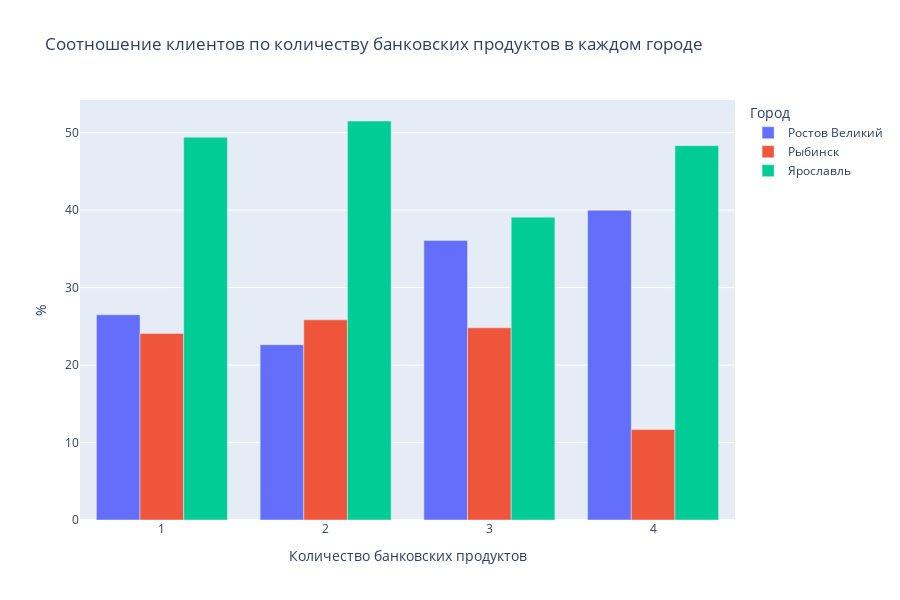

Here is the notebook cell this chart was saved with:
### Code cell
# построим столбчатую диаграмму

fig = px.bar(count_client_products_city,
             x='products',
             y='share',
             title='Соотношение клиентов по количеству банковских продуктов в каждом городе',
             color='city',
             height=600,
             width=900,
             labels={'products':'Количество банковских продуктов', 'share':'%', 'city':'Город' },
             barmode = 'group')

fig.show()

### Figure 1 — Plotly figure (JSON) as saved in the notebook; plotly's stock layout.template omitted (floating-point values rounded to 4 significant figures)
{"data": [{"alignmentgroup": "True", "hovertemplate": "Город=Ростов Великий<br>Количество банковских продуктов=%{x}<br>%=%{y}<extra></extra>", "legendgroup": "Ростов Великий", "marker": {"color": "#636efa", "pattern": {"shape": ""}}, "name": "Ростов Великий", "offsetgroup": "Ростов Великий", "orientation": "v", "showlegend": true, "textposition": "auto", "type": "bar", "x": [1, 2, 3, 4], "xaxis": "x", "y": [26.5, 22.64, 36.09, 40], "yaxis": "y"}, {"alignmentgroup": "True", "hovertemplate": "Город=Рыбинск<br>Количество банковских продуктов=%{x}<br>%=%{y}<extra></extra>", "legendgroup": "Рыбинск", "marker": {"color": "#EF553B", "pattern": {"shape": ""}}, "name": "Рыбинск", "offsetgroup": "Рыбинск", "orientation": "v", "showlegend": true, "textposition": "auto", "type": "bar", "x": [1, 2, 3, 4], "xaxis": "x", "y": [24.08, 25.84, 24.81, 11.67], "yaxis": "y"}, {"alignmentgroup": "True", "hovertemplate": "Город=Ярославль<br>Количество банковских продуктов=%{x}<br>%=%{y}<extra></extra>", "legendgroup": "Ярославль", "marker": {"color": "#00cc96", "pattern": {"shape": ""}}, "name": "Ярославль", "offsetgroup": "Ярославль", "orientation": "v", "showlegend": true, "textposition": "auto", "type": "bar", "x": [1, 2, 3, 4], "xaxis": "x", "y": [49.42, 51.51, 39.1, 48.33], "yaxis": "y"}], "layout": {"barmode": "group", "height": 600, "legend": {"title": {"text": "Город"}, "tracegroupgap": 0}, "title": {"text": "Соотношение клиентов по количеству банковских продуктов в каждом городе"}, "width": 900, "xaxis": {"anchor": "y", "domain": [0, 1], "title": {"text": "Количество банковских продуктов"}}, "yaxis": {"anchor": "x", "domain": [0, 1], "title": {"text": "%"}}}}
